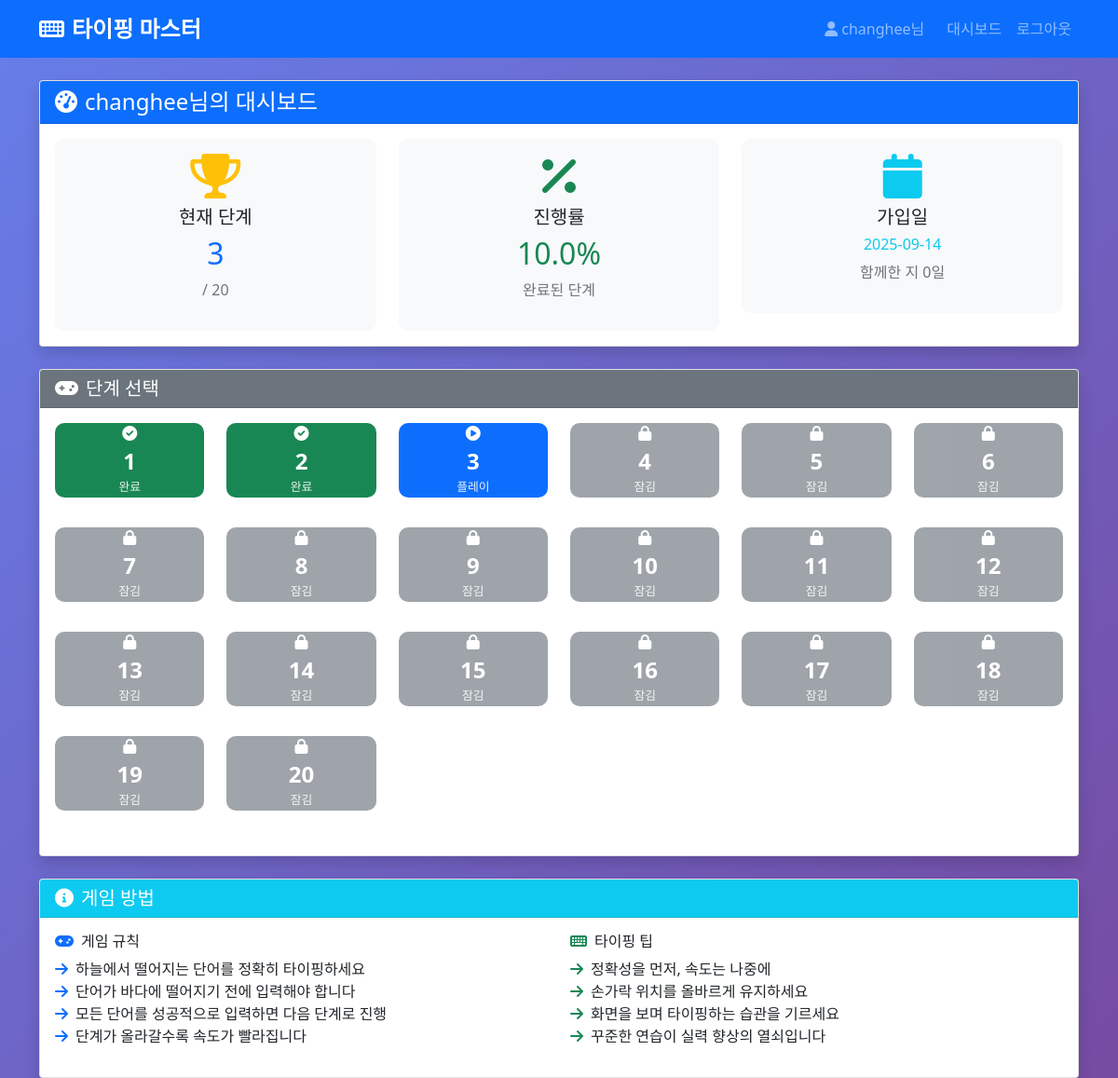
The page /dashboard (signed in) on the database its author committed.
### app.py (models this page shows, shortened)
class User(db.Model):
    id = db.Column(db.Integer, primary_key=True)
    username = db.Column(db.String(80), unique=True, nullable=False)
    email = db.Column(db.String(120), unique=True, nullable=False)
    password_hash = db.Column(db.String(255), nullable=False)
    current_stage = db.Column(db.Integer, default=1)
    created_at = db.Column(db.DateTime, default=datetime.utcnow)

### app.py (the view)
@app.route('/dashboard')
def dashboard():
    if 'user_id' not in session:
        return redirect(url_for('login'))
    user = User.query.get(session['user_id'])
    return render_template('dashboard.html', user=user, max_stage=20)

### app.py (called while the page is built)
@app.context_processor
def utility_processor():
    return dict(now=datetime.utcnow)

### templates/dashboard.html (shortened to what this page needs)
{% extends "base.html" %}
{% block content %}
<div class="container mt-4">
    <div class="row">
        <div class="col-12">
            <div class="card shadow mb-4">
                <div class="card-header bg-primary text-white">
                    <h4 class="mb-0">
                        <i class="fas fa-tachometer-alt me-2"></i>{{ user.username }}님의 대시보드
                    </h4>
                </div>
                <div class="card-body">
                    <div class="row">
                        <div class="col-md-4">
                            <div class="stat-card text-center p-3">
                                <i class="fas fa-trophy text-warning fa-3x mb-2"></i>
                                <h5>현재 단계</h5>
                                <h2 class="text-primary">{{ user.current_stage }}</h2>
                                <p class="text-muted">/ {{ max_stage }}</p>
                            </div>
                        </div>
                        <div class="col-md-4">
                            <div class="stat-card text-center p-3">
                                <i class="fas fa-percentage text-success fa-3x mb-2"></i>
                                <h5>진행률</h5>
                                <h2 class="text-success">{{ "%.1f"|format((user.current_stage - 1) / max_stage * 100) }}%</h2>
                                <p class="text-muted">완료된 단계</p>
                            </div>
                        </div>
                        <div class="col-md-4">
                            <div class="stat-card text-center p-3">
                                <i class="fas fa-calendar text-info fa-3x mb-2"></i>
                                <h5>가입일</h5>
                                <h6 class="text-info">{{ user.created_at.strftime('%Y-%m-%d') }}</h6>
                                <p class="text-muted">함께한 지 {{ (now() - user.created_at).days }}일</p>
                            </div>
                        </div>
                    </div>
                </div>
            </div>
        </div>
    </div>
    <div class="row">
        <div class="col-12">
            <div class="card shadow">
                <div class="card-header bg-secondary text-white">
                    <h5 class="mb-0"><i class="fas fa-gamepad me-2"></i>단계 선택</h5>
                </div>
                <div class="card-body">
                    <div class="row">
                        {% for stage in range(1, max_stage + 1) %}
                        <div class="col-lg-2 col-md-3 col-sm-4 col-6 mb-3">
                            <div class="stage-card text-center">
                                {% if stage <= user.current_stage %}
                                    <a href="{{ url_for('game', stage=stage) }}" class="btn btn-stage {% if stage < user.current_stage %}btn-success{% else %}btn-primary{% endif %} w-100">
                                        <div class="stage-content">
                                            {% if stage < user.current_stage %}
                                                <i class="fas fa-check-circle mb-1"></i>
                                            {% elif stage == user.current_stage %}
                                                <i class="fas fa-play-circle mb-1"></i>
                                            {% endif %}
                                            <div class="stage-number">{{ stage }}</div>
                                            <small class="stage-label">
                                                {% if stage < user.current_stage %}완료{% elif stage == user.current_stage %}플레이{% endif %}
                                            </small>
                                        </div>
                                    </a>
                                {% else %}
                                    <div class="btn btn-stage btn-secondary w-100 disabled">
                                        <div class="stage-content">
                                            <i class="fas fa-lock mb-1"></i>
                                            <div class="stage-number">{{ stage }}</div>
                                            <small class="stage-label">잠김</small>
                                        </div>
                                    </div>
                                {% endif %}
                            </div>
                        </div>
                        {% endfor %}
                    </div>
                </div>
            </div>
        </div>
    </div>
    <div class="row mt-4">
        <div class="col-12">
            <div class="card shadow">
                <div class="card-header bg-info text-white">
                    <h5 class="mb-0"><i class="fas fa-info-circle me-2"></i>게임 방법</h5>
                </div>
                <div class="card-body">
                    <div class="row">
                        <div class="col-md-6">
                            <h6><i class="fas fa-gamepad text-primary me-2"></i>게임 규칙</h6>
                            <ul class="list-unstyled">
                                <li><i class="fas fa-arrow-right text-primary me-2"></i>하늘에서 떨어지는 단어를 정확히 타이핑하세요</li>
                                <li><i class="fas fa-arrow-right text-primary me-2"></i>단어가 바다에 떨어지기 전에 입력해야 합니다</li>
                                <li><i class="fas fa-arrow-right text-primary me-2"></i>모든 단어를 성공적으로 입력하면 다음 단계로 진행</li>
                                <li><i class="fas fa-arrow-right text-primary me-2"></i>단계가 올라갈수록 속도가 빨라집니다</li>
                            </ul>
                        </div>
                        <div class="col-md-6">
                            <h6><i class="fas fa-keyboard text-success me-2"></i>타이핑 팁</h6>
                            <ul class="list-unstyled">
                                <li><i class="fas fa-arrow-right text-success me-2"></i>정확성을 먼저, 속도는 나중에</li>
                                <li><i class="fas fa-arrow-right text-success me-2"></i>손가락 위치를 올바르게 유지하세요</li>
                                <li><i class="fas fa-arrow-right text-success me-2"></i>화면을 보며 타이핑하는 습관을 기르세요</li>
                                <li><i class="fas fa-arrow-right text-success me-2"></i>꾸준한 연습이 실력 향상의 열쇠입니다</li>
                            </ul>
                        </div>
                    </div>
                </div>
            </div>
        </div>
    </div>
</div>
{% endblock %}

### templates/base.html (shortened to what this page needs)
<!DOCTYPE html>
<html lang="ko">
<head>
    <link href="https://cdn.jsdelivr.net/npm/bootstrap@5.1.3/dist/css/bootstrap.min.css" rel="stylesheet">
    <link href="https://cdnjs.cloudflare.com/ajax/libs/font-awesome/6.0.0/css/all.min.css" rel="stylesheet">
    <link href="{{ url_for('static', filename='css/style.css') }}" rel="stylesheet">
</head>
<body>
    <nav class="navbar navbar-expand-lg navbar-dark bg-primary">
        <div class="container">
            <a class="navbar-brand" href="{{ url_for('index') }}">
                <i class="fas fa-keyboard me-2"></i>타이핑 마스터
            </a>
            <div class="navbar-nav ms-auto">
                {% if session.username %}
                    <span class="navbar-text me-3">
                        <i class="fas fa-user me-1"></i>{{ session.username }}님
                    </span>
                    <a class="nav-link" href="{{ url_for('dashboard') }}">대시보드</a>
                    <a class="nav-link" href="{{ url_for('logout') }}">로그아웃</a>
                {% else %}
                    <a class="nav-link" href="{{ url_for('login') }}">로그인</a>
                    <a class="nav-link" href="{{ url_for('register') }}">회원가입</a>
                {% endif %}
            </div>
        </div>
    </nav>
    <main class="container-fluid p-0">
        {% block content %}{% endblock %}
    </main>
</body>
</html>

### static/css/style.css (style rules this page uses)
* { box-sizing: border-box; }
body { margin: 0; padding: 0; font-family: 'Segoe UI', Tahoma, Geneva, Verdana, sans-serif; background: linear-gradient(135deg, #667eea 0%, #764ba2 100%); min-height: 100vh; }
.navbar-brand { font-weight: bold; font-size: 1.5rem; }
.stat-card { background: #f8f9fa; border-radius: 10px; transition: transform 0.3s ease; }
.stage-card { margin-bottom: 1rem; }
.btn-stage { height: 80px; border-radius: 10px; border: none; transition: all 0.3s ease; position: relative; overflow: hidden; }
.stage-content { display: flex; flex-direction: column; align-items: center; justify-content: center; height: 100%; }
.stage-number { font-size: 1.5rem; font-weight: bold; }
.stage-label { font-size: 0.8rem; opacity: 0.9; }
.fade-in { animation: fadeIn 0.5s ease-in; }

### rows shown on the page
User: username "changhee", current_stage "3", (user.current_stage-1)/max_stage*100 "10.0", created_at "2025-09-14"

### other values the page prints
{{ max_stage }} "20"
{{ stage }} "1" "2" "3"
{{ stage }} "4" "5" "6" "7" "8" "9" "10" "11" "12" "13" "14" "15" "16" "17" "18" "19" "20"
